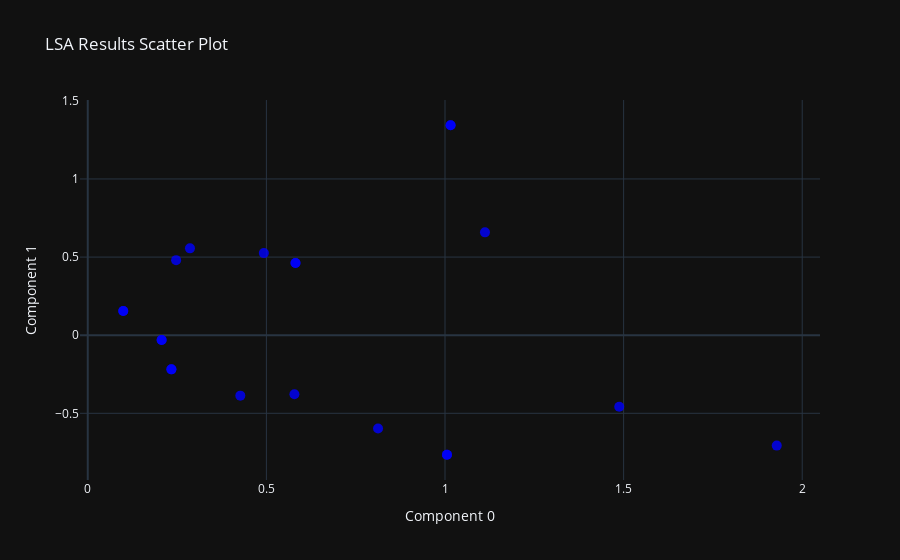

Here is the notebook cell this chart was saved with:
### Code cell
'''
6 | 想看得直观？画散点
聚一起的词=一个语义团；离得远=八竿子打不着。
如果肉眼还看不出团 → 上 k-means / DBSCAN 正式分群，别靠感觉。

'''
# Create a list of hover texts with labels and coordinates
hover_texts = []
for row in df_lsa.values:
    terms = df_lsa.index[(df_lsa[0] == row[0]) & (df_lsa[1] == row[1])]
    terms_str = ', '.join([f'"{term}"' for term in terms])
    coord = f"({row[0]:.5f}, {row[1]:.5f})"
    hover_texts.append(f"Terms: {terms_str}<br>{coord}")

# Create the scatter plot
fig = go.Figure(go.Scatter(
    x=df_lsa[0],
    y=df_lsa[1],
    mode='markers',
    marker=go.scatter.Marker(
        size=10,
        color='blue',
        opacity=0.8
    ),
    hovertemplate='%{text}<extra></extra>',
    text=hover_texts
))

# Set axis labels and title
fig.update_layout(
    xaxis_title="Component 0",
    yaxis_title="Component 1",
    title="LSA Results Scatter Plot"
)

fig.show()

### Figure 1 — Plotly figure (JSON) as saved in the notebook; plotly's stock layout.template omitted (floating-point values rounded to 4 significant figures)
{"data": [{"hovertemplate": "%{text}<extra></extra>", "marker": {"color": "blue", "opacity": 0.8, "size": 10}, "mode": "markers", "text": ["Terms: \"algorithmic\"<br>(1.48774, -0.45782)", "Terms: \"approach\"<br>(0.57848, -0.37820)", "Terms: \"derivative\"<br>(0.49291, 0.52555)", "Terms: \"efficiency\"<br>(0.42705, -0.38702)", "Terms: \"financial\", \"modeling\"<br>(0.09933, 0.15511)", "Terms: \"high-frequency\"<br>(0.81259, -0.59679)", "Terms: \"impact\", \"market\"<br>(1.00553, -0.76522)", "Terms: \"integrating\"<br>(0.28610, 0.55594)", "Terms: \"liquidity\", \"provision\"<br>(0.23411, -0.21859)", "Terms: \"management\", \"risk\"<br>(0.20681, -0.03039)", "Terms: \"impact\", \"market\"<br>(1.00553, -0.76522)", "Terms: \"method\", \"quantitative\"<br>(0.58155, 0.46250)", "Terms: \"financial\", \"modeling\"<br>(0.09933, 0.15511)", "Terms: \"optimization\", \"portfolio\"<br>(1.01562, 1.34381)", "Terms: \"optimization\", \"portfolio\"<br>(1.01562, 1.34381)", "Terms: \"liquidity\", \"provision\"<br>(0.23411, -0.21859)", "Terms: \"method\", \"quantitative\"<br>(0.58155, 0.46250)", "Terms: \"management\", \"risk\"<br>(0.20681, -0.03039)", "Terms: \"strategy\"<br>(1.11189, 0.65821)", "Terms: \"technique\"<br>(0.24731, 0.48047)", "Terms: \"trading\"<br>(1.92867, -0.70681)"], "x": [1.488, 0.5785, 0.4929, 0.4271, 0.09933, 0.8126, 1.006, 0.2861, 0.2341, 0.2068, 1.006, 0.5815, 0.09933, 1.016, 1.016, 0.2341, 0.5815, 0.2068, 1.112, 0.2473, 1.929], "y": [-0.4578, -0.3782, 0.5255, -0.387, 0.1551, -0.5968, -0.7652, 0.5559, -0.2186, -0.03039, -0.7652, 0.4625, 0.1551, 1.344, 1.344, -0.2186, 0.4625, -0.03039, 0.6582, 0.4805, -0.7068], "type": "scatter"}], "layout": {"xaxis": {"title": {"text": "Component 0"}}, "yaxis": {"title": {"text": "Component 1"}}, "title": {"text": "LSA Results Scatter Plot"}}}
